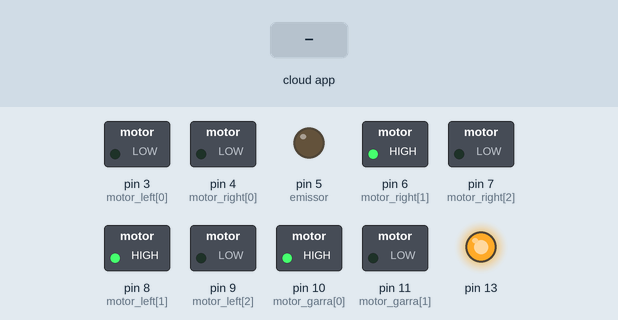
A sketch run on a simulated Arduino Uno, built with avr-gcc and run on an emulated ATmega328P. Parts: switched loads named in the sketch (green lamp = pin HIGH), output pins drawn as LEDs (lit = HIGH). The inputs (shaded band) are chosen by the test bench. The ROS host is connected and sends only what is stated.

Above: at 1.2 s.
1.3 s: the phone or cloud app sets R to 0
At 1.9 s:
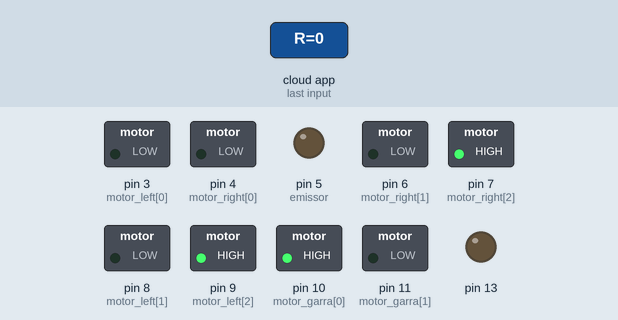
3.1 s: the phone or cloud app sets motor to 0
At 4.6 s:
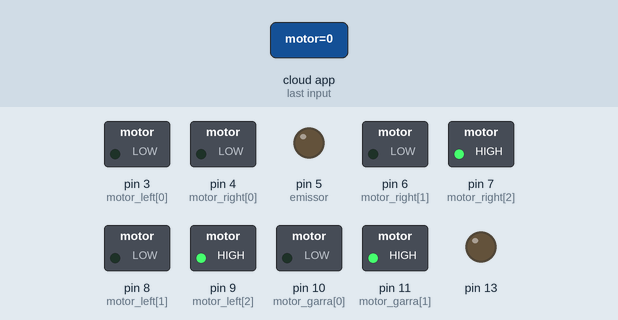
4.9 s: the phone or cloud app sets R to 45
At 6.4 s:
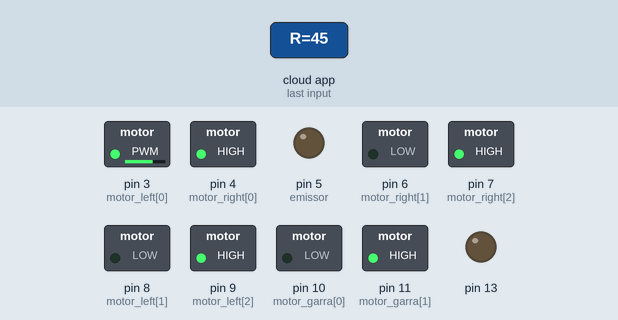
6.7 s: the phone or cloud app sets R to 90
At 8.0 s:
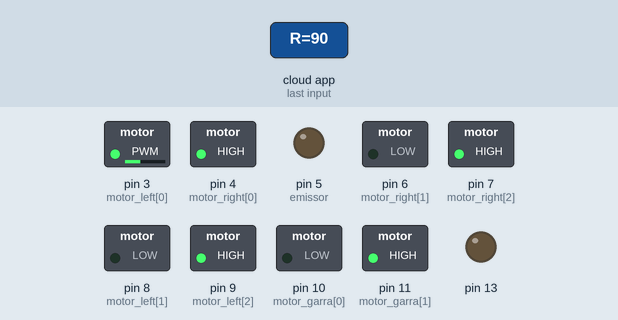
8.5 s: the phone or cloud app sets R to 180
At 9.6 s:
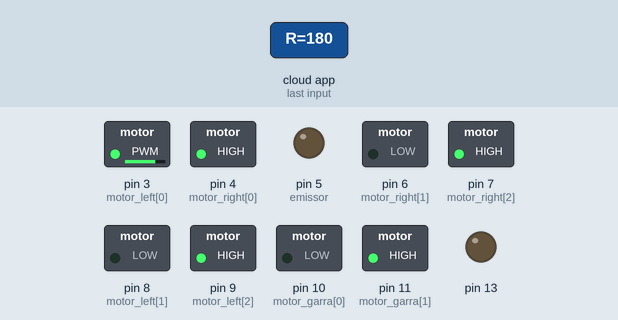
Timing chart, 0 to 11.3 s (numbered marks = the images above; inputs shaded):
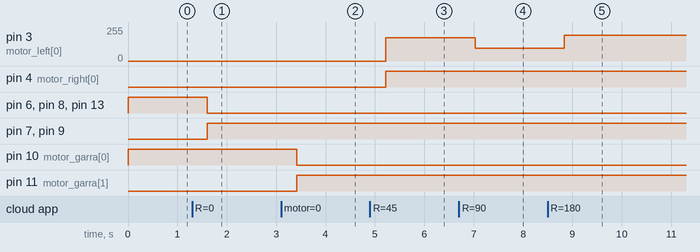

Measured:
- after the input at 1.3 s, pin 6 (motor_right[1]), pin 8 (motor_left[1]), pin 13: HIGH → LOW after 0.31 s; pin 7 (motor_right[2]), pin 9 (motor_left[2]): LOW → HIGH after 0.31 s
- after the input at 3.1 s, pin 10 (motor_garra[0]): HIGH → LOW after 0.31 s; pin 11 (motor_garra[1]): LOW → HIGH after 0.31 s
- after the input at 4.9 s, pin 3 (motor_left[0]): 0/255 → 176/255 after 0.32 s; pin 4 (motor_right[0]): LOW → HIGH after 0.32 s
- after the input at 6.7 s, pin 3 (motor_left[0]): 176/255 → 96/255 after 0.33 s
- after the input at 8.5 s, pin 3 (motor_left[0]): 96/255 → 193/255 after 0.33 s

The sketch:

arducol.ino
```cpp
/******************** ARDUCOL ************ ARDUCOL ******************
Motores do caracol:
  - IA: PWM
     -Motor A: Pino 10
     -Motor B: Pino 9
     -Garra: Pino 6
  - IB: Direcao
     -Motor A: Pino 11
     -Motor B: Pino 8
     -Garra: Pino 7
  - VCC: 7V de uma bateria (No alimentar com o arduino)
  - GND: 0V, Lembre-se de conectar o TERRA da Bateria ao TERRA do Arduino

Comandos para rodar no ROS:
  ~$ rosrun rosserial_python serial_node.py /dev/ttyACM0
  ~$ rostopic echo /eletronica/garra/temBloco
  ~$ rostopic echo /controle/braco/motor/R
  ~$ rostopic echo /controle/braco/motor/L
  ~$ rostopic echo /controle/garra/motor

*******************************************************************/

#include <ros.h>
#include <std_msgs/Int32.h>
#include <std_msgs/Bool.h>

//variaveis de sesoriamento da GARRA
#define emissor 5  //pino do arduino onde se conecta o emissor infravermelho
#define receptor A0
typedef int contador;
contador loops_codigo  = 0, presenca_bloquinho = 0;

//variaveis da ponte H
int motor_garra[] = {10,11};
int motor_left[] = {3, 8, 9};
int motor_right[] = {4, 6, 7 };
int velocidadeR, velocidadeL, velocidadeG;
int direcaoR,  direcaoG;
int direcaoR1, direcaoR2;
int auxiliarR,auxiliarG;
#define TRAS 0
#define FRENTE 1
bool estado_garra;
ros::NodeHandle nh;

//Envia PWM e direcao ao motor da DIREITA
void messageR( const std_msgs::Int32& msg){
  auxiliarR = msg.data;

  if (auxiliarR < 0){
    velocidadeR = (-1) * auxiliarR;
    direcaoR = TRAS;
  }
  else{
    velocidadeR = auxiliarR;
    direcaoR = FRENTE;
  }
  velocidadeR = (velocidadeR/255.0)*1000.0;

}

////Envia PWM e direcao ao motor da GARRA
void messageGarra( const std_msgs::Int32& msg){
 auxiliarG = msg.data;
  if (auxiliarG < 0)
    direcaoG = TRAS;
  else
    direcaoG = FRENTE;
}

std_msgs::Bool bool_msg;
//ros::Publisher chatter("/eletronica/garra/temBloco", &bool_msg );
ros::Subscriber<std_msgs::Int32> subR("/controle/braco/motor/R", &messageR );
//ros::Subscriber<std_msgs::Int32> subL("/controle/braco/motor/L", &messageL );
ros::Subscriber<std_msgs::Int32> subGarra("/controle/garra/motor", &messageGarra );

std_msgs::Int32 msg_teste;
ros::Publisher teste("/teste", &msg_teste );

void setup()
{
  pinMode(13, OUTPUT);
  nh.initNode();
  nh.subscribe(subR);
  //nh.subscribe(subL);
  nh.subscribe(subGarra);
  nh.advertise(teste);

  //Pinos de entrada e saída da PONTE-H do CARACOL
  int i;
  for(i = 0; i < 3; i++){
    pinMode(motor_left[i], OUTPUT);
    analogWrite(motor_left[i], 0);
    pinMode(motor_right[i], OUTPUT);
    analogWrite(motor_right[i], 0);
  }
  pinMode(motor_garra[0], OUTPUT);
  analogWrite(motor_garra[0], 0);
  pinMode(motor_garra[1], OUTPUT);
  analogWrite(motor_garra[1], 0);

  //Pinos de entrada e saída dos sensores da GARRA
  pinMode(emissor, OUTPUT);
  pinMode(receptor, INPUT);
}

void loop()
{
//  //Sensoriamento da GARRA
//  loops_codigo++;
//  tone (emissor, 1000);
//   int aux = analogRead(receptor);
//  if(aux > 800) presenca_bloquinho++;
//
//  if(presenca_bloquinho){
//    estado_garra = true;
//  }else{
//    estado_garra = false;
//  }
//
//  if (loops_codigo >= 15){
//    loops_codigo = 0;
//    presenca_bloquinho = 0;
//  }
  //bool_msg.data = estado_garra; //Publica 0 para ausencia de bloco e 1 para presenç


if(direcaoR == TRAS){
  digitalWrite(13, HIGH);
  analogWrite(motor_left[0],velocidadeR);
  digitalWrite(motor_left[2], 0);
  digitalWrite(motor_left[1], 1);

  analogWrite(motor_right[0],velocidadeR);
  digitalWrite(motor_right[2], 0);
  digitalWrite(motor_right[1], 1);
}
  //delay(2000);

if(direcaoR == FRENTE){
  digitalWrite(13, LOW);
  analogWrite(motor_left[0],velocidadeR);
  digitalWrite(motor_left[2], 1);
  digitalWrite(motor_left[1], 0);

  analogWrite(motor_right[0],velocidadeR);
  digitalWrite(motor_right[2], 1);
  digitalWrite(motor_right[1], 0);
}
  //delay(2000);

//  //Envia os comandos para o motor da GARRA
  if(direcaoG == TRAS){
  digitalWrite(motor_garra[1], 0);
  digitalWrite(motor_garra[0],1);
  }

  if(direcaoG == FRENTE){
  digitalWrite(motor_garra[1], 1);
  digitalWrite(motor_garra[0],0);
  }

//  msg_teste.data = velocidadeR;
//  teste.publish( &msg_teste );

  nh.spinOnce();
  delay(200);
}
```
